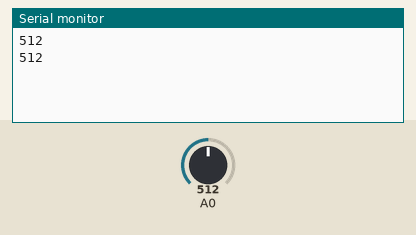
Bench run of a sketch on a simulated Arduino Uno, built with avr-gcc and run on an emulated ATmega328P. Shown: the last lines printed to the serial monitor. Inputs (shaded band) come from the test bench; at power-on: A0 = 512.

Above: at 1.3 s.
1.4 s: A0 set to 716
At 1.9 s:
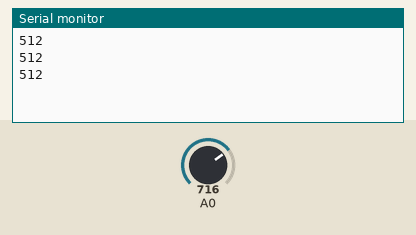
2.9 s: A0 set to 900
At 3.4 s:
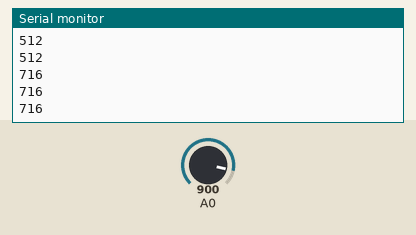
Timing chart, 0 to 5.9 s (numbered marks = the images above; inputs shaded):
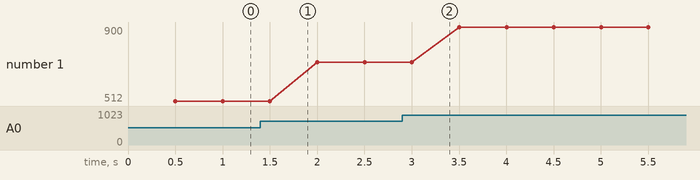

Measured:
- plotted number 1: 512 → 716 after the input at 1.4 s, 716 → 900 after the input at 2.9 s

The sketch:

04_resister_01.ino
```cpp
void setup() {
  Serial.begin(9600);
}

void loop() {
  int readValue = analogRead(A0);
  delay(500);
  Serial.println(readValue);
}
```
